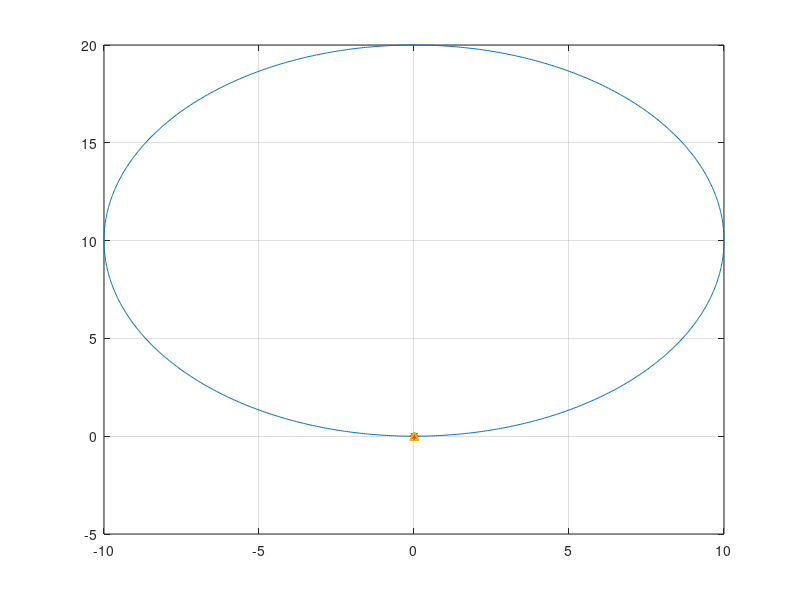

Write MATLAB code to recreate this figure.
x=0;
y=10;
r=10;



th = 0:pi/500:2*pi;
xunit = r * cos(th) + x;
yunit = r * sin(th) + y;
plot(xunit, yunit);

lambda=0.0100;
xxx=0:lambda/2:2*lambda
yyy=zeros(1,length(xxx))

hold on
plot(xxx,yyy,"*")
plot(xxx,-(lambda/2).*ones(1,length(xxx)),'^')
grid on